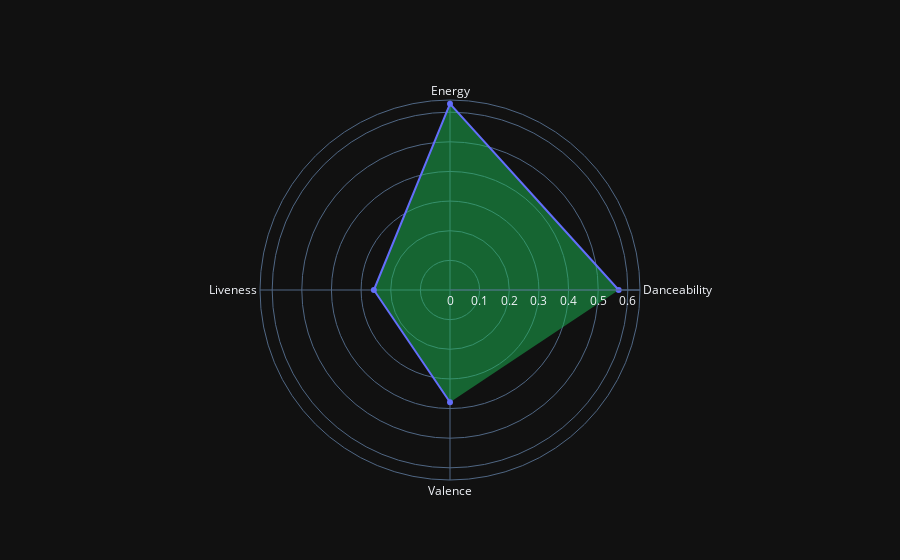

The code cell stored with this chart in its notebook:
### Markdown cell above
# How Alive is Your Playlist?

### Code cell
s = df[['Danceability', 'Energy', 'Liveness', 'Valence']].mean()
df1 = s.to_frame().reset_index()
df1.rename(columns={'index': 'theta', 0: 'r'}, inplace=True)

# Create a polar plot with filled areas using go.Scatterpolar
fig = go.Figure()

color_with_opacity = "#1DB954"
fill_opacity = 0.5
fig.add_trace(go.Scatterpolar(
    r=df1['r'],
    theta=df1['theta'],
    fill='toself',
    fillcolor=f'rgba{tuple(int(color_with_opacity[i:i+2], 16) for i in (1, 3, 5)) + (fill_opacity,)}',
    name='Average Values'
))

fig.update_layout(
    polar=dict(
        radialaxis=dict(visible=True),
    ),
    showlegend=False,
     template='plotly_dark'  # Set the built-in theme here
)

fig.show()

### Figure 1 — Plotly figure (JSON) as saved in the notebook; plotly's stock layout.template omitted (floating-point values rounded to 4 significant figures)
{"data": [{"fill": "toself", "fillcolor": "rgba(29, 185, 84, 0.5)", "name": "Average Values", "r": [0.5692, 0.6284, 0.2569, 0.3786], "theta": ["Danceability", "Energy", "Liveness", "Valence"], "type": "scatterpolar"}], "layout": {"polar": {"radialaxis": {"visible": true}}, "showlegend": false}}
